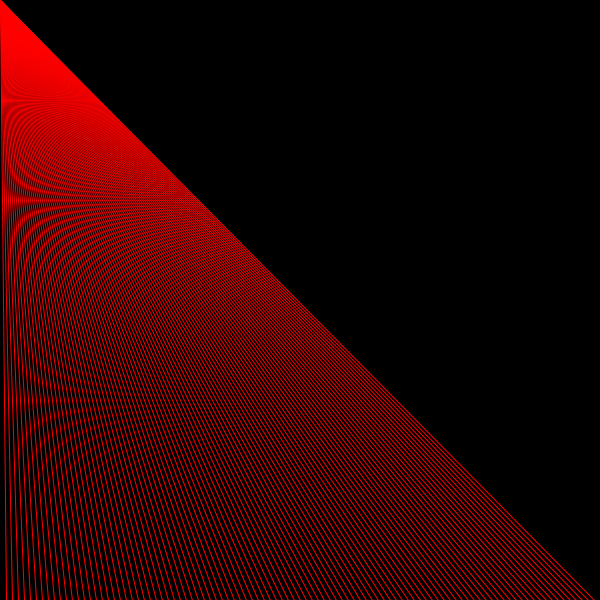
Frame 1 (no input)
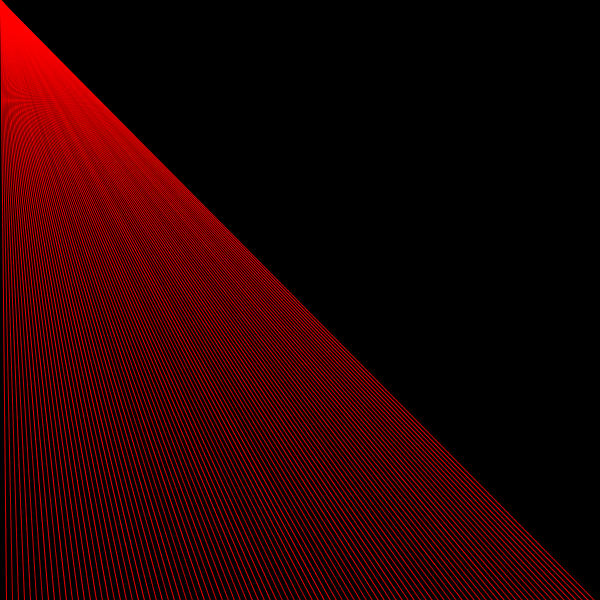
Frame 60 (the mouse pressed at the canvas centre just before this capture)
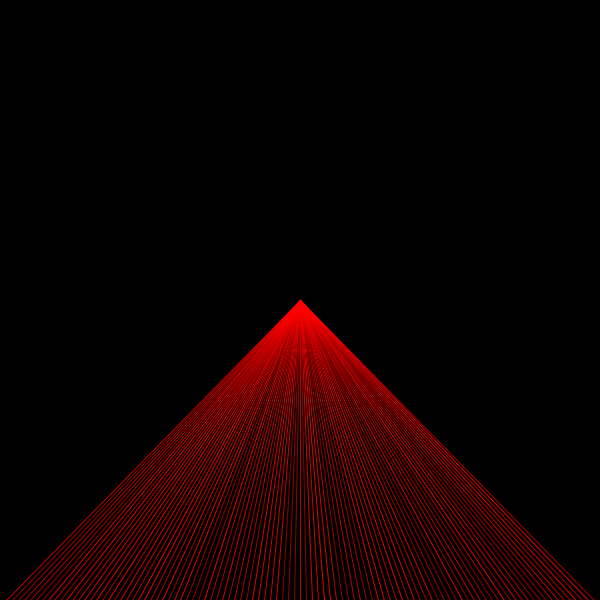
Frame 120 (the mouse held since frame 60 and released just before this capture)

The Processing sketch that drew these frames (run headless with seeded random() and noise(); from frame 60 on, the mouse is pressed at the canvas centre):

// Processing sketch: poo
// ── poo.pde
// renaud.jean-francois(arobas)uqam(point)ca
// Syntaxe Processing version 3.5.3
// mardi, 24 septembre 2019

//Ligne l1, l2;
ArrayList<Ligne> Lignes = new ArrayList<Ligne>();
int nbLignes;

void setup() {
  size(600, 600);
  background(0);

  nbLignes = 100;
  for (int i = 0; i <nbLignes; i++) {
    // Sur deux lignes de code
    //Ligne lTemp = new Ligne(width-i, height);
    //Lignes.add(lTemp);

    // Sur une seule ligne de code
    Lignes.add(new Ligne(width-(i*6), height));
  }

  //println(Lignes.size());
  //println(Lignes.get(49).p2x);
}

void draw() {
  background(0);
  // boucle itérative inversée, pour éviter le flickering
  for (int i = Lignes.size()-1; i > 0; i--) {
    ((Ligne)Lignes.get(i)).update();
    ((Ligne)Lignes.get(i)).display();
  }
}

// ── Ligne.pde
class Ligne {
  // 1- Variables membres
  float p1x, p1y, p2x, p2y;
  float alfa;
  float facteur;

  // 2- Constructeurs
  Ligne() {
    p1x = 0;
    p1y = 100;
    p2x = 300;
    p2y = 200;
  }

  Ligne(float _p2x, float _p2y) {
    p1x = 0;
    p1y = 100;
    p2x = _p2x;
    p2y = _p2y;
    alfa = 255;
    facteur = map(random(10), 0, 9.9999, 1, 0.1);
  }

  // 3- Méthodes
  void update() {
    p1x = mouseX;
    p1y = mouseY;
    alfa -= facteur;
  }

  void display() {
    if (alfa >= 1) {
      noFill();
      stroke(255, 0, 0, alfa);
      line(p1x, p1y, p2x, p2y);
    } else {
      
      Lignes.remove(this);
      //println(Lignes.size());
    }
  }
}
